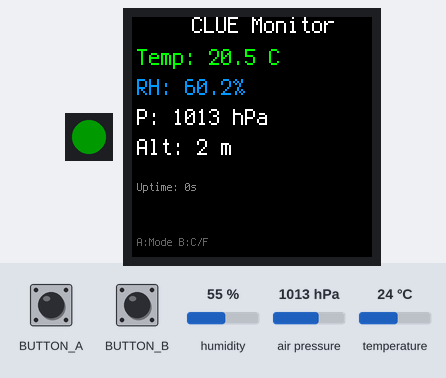
Bench run of a program on a simulated Adafruit CLUE running CircuitPython. Parts: 1 RGB LEDs in strip order, left to right, 240×240 colour display. The test bench sets the inputs (shaded band); at power-on: temperature 24 °C, humidity 55 %, air pressure 1013 hPa. Dim RGB values are drawn brighter than linear; what the program prints to the serial console is not drawn.

Above: at 6.2 s.
6.3 s: button A pressed for 0.15 s
At 7.6 s:
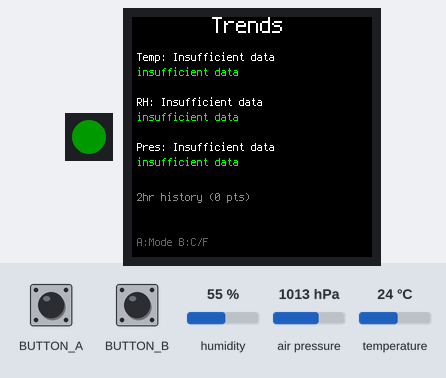
7.9 s: button B pressed for 0.15 s
At 7.98 s:
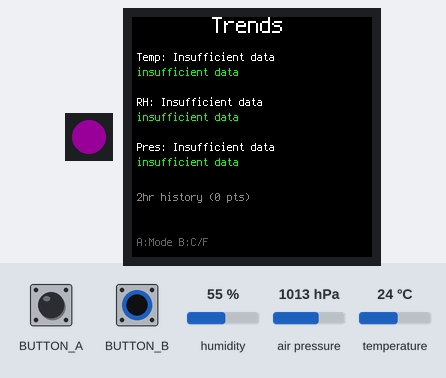
9.5 s: button A pressed for 1 s
At 10.2 s:
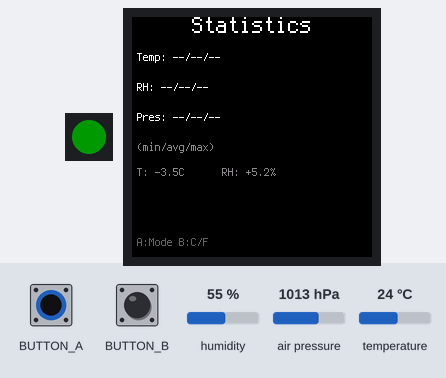
12.0 s: button B pressed for 1 s
At 12.09 s:
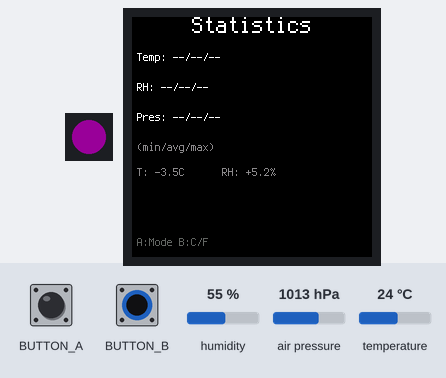
14.5 s: button A pressed for 0.15 s
At 15.2 s:
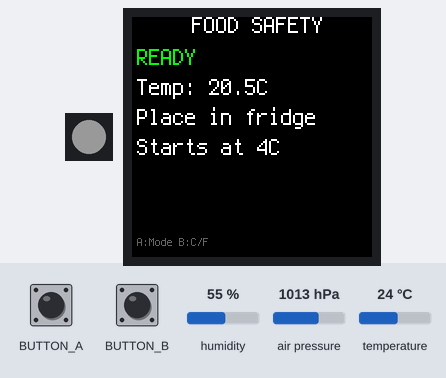
16.1 s: temperature set to 1 °C
At 20.0 s:
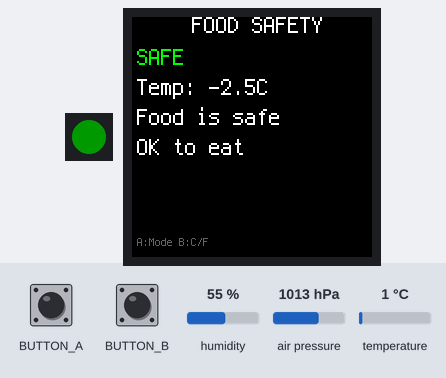
Timing chart, 0 to 21.1 s (numbered marks = the images above; inputs shaded):
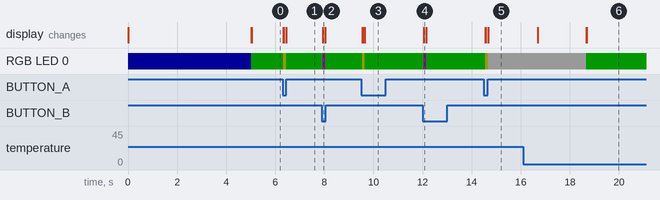

The program:

code.py
```python
"""
Adafruit CLUE - Calibrated Environmental Monitor
=================================================

Features:
- Temperature with calibration offset
- Humidity monitoring
- Pressure and altitude
- Historical trending (2 hours)
- Visual feedback with color-coded warnings
- Button controls for display modes

Buttons:
- Button A: Cycle through display modes
- Button B: Toggle between Celsius and Fahrenheit

Author: Created for CLUE sensor project
Date: November 2025
"""

import time
import board
import displayio
import terminalio
from adafruit_clue import clue
from adafruit_display_text import label

# ============================================
# CONFIGURATION - ADJUST THESE VALUES
# ============================================

# Temperature calibration offset (in Celsius)
# Calibrated: 2025-11-01 - Reference 27.5C
# Fine-tuned to match reference exactly
TEMP_OFFSET = -3.5  # Adjusted for 27.5°C display

# Humidity calibration offset (in percentage)
# Calibrated: 2025-11-01 - Reference 43.3%, CLUE reading 38.1%
HUMIDITY_OFFSET = 5.2  # Humidity correction

# Update interval in seconds
UPDATE_INTERVAL = 2  # Display updates every 2 seconds

# Data logging interval in seconds
LOG_INTERVAL = 60  # Log data point every minute

# Historical data size (number of readings to keep)
HISTORY_SIZE = 120  # 120 readings = 2 hours at 1-minute intervals

# Comfort zone thresholds
TEMP_MIN_COMFORT = 20.0  # Celsius
TEMP_MAX_COMFORT = 24.0  # Celsius
HUMIDITY_MIN_COMFORT = 30.0  # Percentage
HUMIDITY_MAX_COMFORT = 60.0  # Percentage

# ============================================
# GLOBAL VARIABLES
# ============================================

# Historical data storage
temp_history = [None] * HISTORY_SIZE
humidity_history = [None] * HISTORY_SIZE
pressure_history = [None] * HISTORY_SIZE

# Tracking variables
history_index = 0
last_log_time = 0
uptime_seconds = 0
use_fahrenheit = False
display_mode = 0  # 0: Main, 1: Trends, 2: Stats, 3: Food Safety

# Food safety mode tracking (simplified 3-state version)
# Note: Full 5-state version available in standalone food_safety.py
# This integrated version uses 3 states to minimize memory usage
food_safety_state = 0  # 0: READY, 1: SAFE, 2: WARNING/CHECK
fridge_entry_time = None
FOOD_SAFE_TEMP = 4.0  # Celsius - FDA guideline
ROOM_TEMP = 21.0  # Celsius - reset threshold

# Button state tracking
button_a_pressed = False
button_b_pressed = False

# ============================================
# DISPLAY SETUP
# ============================================

display = board.DISPLAY
display.brightness = 0.7  # Adjust brightness (0.0 to 1.0)

# Create display groups for different modes
main_group = displayio.Group()
trends_group = displayio.Group()
stats_group = displayio.Group()
# Food safety will reuse main_group to avoid memory issues

# Start with main display
display.root_group = main_group

# ============================================
# HELPER FUNCTIONS
# ============================================

def celsius_to_fahrenheit(celsius):
    """Convert Celsius to Fahrenheit."""
    return celsius * 9/5 + 32

def get_calibrated_temperature():
    """Get temperature with calibration offset applied."""
    raw_temp = clue.temperature
    calibrated_temp = raw_temp + TEMP_OFFSET
    return calibrated_temp

def get_calibrated_humidity():
    """Get humidity with calibration offset applied."""
    raw_humidity = clue.humidity
    calibrated_humidity = raw_humidity + HUMIDITY_OFFSET
    # Clamp to valid range 0-100%
    return max(0, min(100, calibrated_humidity))

def get_temp_color(temp):
    """Return color based on temperature comfort level."""
    if temp < TEMP_MIN_COMFORT:
        return 0x0099FF  # Blue - too cold
    elif temp > TEMP_MAX_COMFORT:
        return 0xFF4400  # Orange/Red - too hot
    else:
        return 0x00FF00  # Green - comfortable

def get_humidity_color(humidity):
    """Return color based on humidity comfort level."""
    if humidity < HUMIDITY_MIN_COMFORT:
        return 0xFFAA00  # Orange - too dry
    elif humidity > HUMIDITY_MAX_COMFORT:
        return 0x0099FF  # Blue - too humid
    else:
        return 0x00FF00  # Green - comfortable

def calculate_trend(data):
    """Calculate trend from historical data."""
    valid_data = [d for d in data if d is not None]
    if len(valid_data) < 2:
        return "Insufficient data"

    # Compare recent average to older average
    mid_point = len(valid_data) // 2
    old_avg = sum(valid_data[:mid_point]) / mid_point
    new_avg = sum(valid_data[mid_point:]) / len(valid_data[mid_point:])

    diff = new_avg - old_avg

    if abs(diff) < 0.2:  # Within 0.2 units - stable
        return "Stable"
    elif diff > 0:
        return f"Rising +{diff:.1f}"
    else:
        return f"Falling {diff:.1f}"

def get_stats(data):
    """Calculate min, max, and average from historical data."""
    valid_data = [d for d in data if d is not None]
    if not valid_data:
        return None, None, None

    return min(valid_data), max(valid_data), sum(valid_data) / len(valid_data)

def format_uptime(seconds):
    """Format uptime as human-readable string."""
    hours = seconds // 3600
    minutes = (seconds % 3600) // 60
    secs = seconds % 60

    if hours > 0:
        return f"{hours}h {minutes}m"
    elif minutes > 0:
        return f"{minutes}m {secs}s"
    else:
        return f"{secs}s"

def handle_mode_switch():
    """Handle display mode cycling - eliminates code duplication."""
    global display_mode, button_a_pressed

    if clue.button_a and not button_a_pressed:
        button_a_pressed = True
        display_mode = (display_mode + 1) % 4  # 4 modes: Main, Trends, Stats, Food Safety
        print(f"Mode switch: {display_mode}")

        # Set the appropriate display group
        if display_mode == 0:
            display.root_group = main_group
            print("Display mode: Main")
        elif display_mode == 1:
            display.root_group = trends_group
            print("Display mode: Trends")
        elif display_mode == 2:
            display.root_group = stats_group
            print("Display mode: Statistics")
        elif display_mode == 3:
            display.root_group = main_group
            print("Display mode: Food Safety")

        # Brief flash to acknowledge button press
        clue.pixel.fill((255, 255, 0))
        time.sleep(0.1)
        clue.pixel.fill((0, 255, 0))
        return True

    if not clue.button_a:
        button_a_pressed = False

    return False

def handle_unit_toggle():
    """Handle C/F unit toggling - eliminates code duplication."""
    global use_fahrenheit, button_b_pressed

    if clue.button_b and not button_b_pressed:
        button_b_pressed = True
        use_fahrenheit = not use_fahrenheit
        unit = "Fahrenheit" if use_fahrenheit else "Celsius"
        print(f"Temperature unit: {unit}")

        # Brief flash to acknowledge button press
        clue.pixel.fill((255, 0, 255))
        time.sleep(0.1)
        clue.pixel.fill((0, 255, 0))
        return True

    if not clue.button_b:
        button_b_pressed = False

    return False

# ============================================
# DISPLAY MODE: MAIN VIEW
# ============================================

def setup_main_display():
    """Setup the main display view."""
    # Clear group
    while len(main_group) > 0:
        main_group.pop()

    # Title
    title = label.Label(terminalio.FONT, text="CLUE Monitor", color=0xFFFFFF,
                       x=60, y=8, scale=2)
    main_group.append(title)

    # Temperature label
    temp_label = label.Label(terminalio.FONT, text="Temp: --.-C", color=0xFFFFFF,
                            x=5, y=40, scale=2)
    main_group.append(temp_label)

    # Humidity label
    humidity_label = label.Label(terminalio.FONT, text="RH: --.-%%", color=0xFFFFFF,
                                x=5, y=70, scale=2)
    main_group.append(humidity_label)

    # Pressure label
    pressure_label = label.Label(terminalio.FONT, text="P: ---- hPa", color=0xFFFFFF,
                                x=5, y=100, scale=2)
    main_group.append(pressure_label)

    # Altitude label
    altitude_label = label.Label(terminalio.FONT, text="Alt: ---- m", color=0xFFFFFF,
                                x=5, y=130, scale=2)
    main_group.append(altitude_label)

    # Status info (small text)
    status_label = label.Label(terminalio.FONT, text="Uptime: --", color=0x888888,
                              x=5, y=170, scale=1)
    main_group.append(status_label)

    # Help text
    help_label = label.Label(terminalio.FONT, text="A:Mode B:C/F", color=0x666666,
                            x=5, y=225, scale=1)
    main_group.append(help_label)

    return main_group

def update_main_display(temp, humidity, pressure, altitude):
    """Update the main display with current readings."""
    # Temperature (index 1)
    temp_str = f"{temp:.1f}"
    unit = "F" if use_fahrenheit else "C"
    main_group[1].text = f"Temp: {temp_str} {unit}"
    # Always use Celsius for color thresholds regardless of display unit
    celsius_for_color = temp if not use_fahrenheit else (temp - 32) * 5/9
    main_group[1].color = get_temp_color(celsius_for_color)

    # Humidity (index 2)
    main_group[2].text = f"RH: {humidity:.1f}%"
    main_group[2].color = get_humidity_color(humidity)

    # Pressure (index 3)
    main_group[3].text = f"P: {pressure:.0f} hPa"
    main_group[3].color = 0xFFFFFF

    # Altitude (index 4)
    main_group[4].text = f"Alt: {altitude:.0f} m"
    main_group[4].color = 0xFFFFFF

    # Status (index 5)
    main_group[5].text = f"Uptime: {format_uptime(uptime_seconds)}"

# ============================================
# DISPLAY MODE: TRENDS VIEW
# ============================================

def setup_trends_display():
    """Setup the trends display view."""
    while len(trends_group) > 0:
        trends_group.pop()

    # Title
    title = label.Label(terminalio.FONT, text="Trends", color=0xFFFFFF,
                       x=80, y=8, scale=2)
    trends_group.append(title)

    # Temperature trend
    temp_trend_label = label.Label(terminalio.FONT, text="Temp: --", color=0xFFFFFF,
                                   x=5, y=40, scale=1)
    trends_group.append(temp_trend_label)

    # Temperature sparkline (will be text-based)
    temp_spark_label = label.Label(terminalio.FONT, text="", color=0x00FF00,
                                   x=5, y=55, scale=1)
    trends_group.append(temp_spark_label)

    # Humidity trend
    humidity_trend_label = label.Label(terminalio.FONT, text="RH: --", color=0xFFFFFF,
                                       x=5, y=85, scale=1)
    trends_group.append(humidity_trend_label)

    # Humidity sparkline
    humidity_spark_label = label.Label(terminalio.FONT, text="", color=0x00FF00,
                                       x=5, y=100, scale=1)
    trends_group.append(humidity_spark_label)

    # Pressure trend
    pressure_trend_label = label.Label(terminalio.FONT, text="Pres: --", color=0xFFFFFF,
                                       x=5, y=130, scale=1)
    trends_group.append(pressure_trend_label)

    # Pressure sparkline
    pressure_spark_label = label.Label(terminalio.FONT, text="", color=0x00FF00,
                                       x=5, y=145, scale=1)
    trends_group.append(pressure_spark_label)

    # Data points info
    info_label = label.Label(terminalio.FONT, text="2hr history (-- pts)", color=0x888888,
                            x=5, y=180, scale=1)
    trends_group.append(info_label)

    # Help text
    help_label = label.Label(terminalio.FONT, text="A:Mode B:C/F", color=0x666666,
                            x=5, y=225, scale=1)
    trends_group.append(help_label)

    return trends_group

def create_sparkline(data, width=30):
    """Create a text-based sparkline from data array using ASCII."""
    # Use simple ASCII characters that terminalio.FONT supports
    bars = " .-:=+*#@"  # Low to high

    valid_data = [d for d in data if d is not None]
    if len(valid_data) < 2:
        return "insufficient data"

    # Take last 'width' points
    recent_data = valid_data[-width:]

    # Normalize to 0-8 range for bar characters
    min_val = min(recent_data)
    max_val = max(recent_data)

    if max_val == min_val:
        return bars[4] * len(recent_data)  # Middle bar if flat

    sparkline = ""
    for value in recent_data:
        normalized = (value - min_val) / (max_val - min_val)
        bar_index = int(normalized * 8)
        if bar_index >= len(bars):
            bar_index = len(bars) - 1
        sparkline += bars[bar_index]

    return sparkline

def update_trends_display():
    """Update the trends display with sparklines."""
    temp_trend = calculate_trend(temp_history)
    humidity_trend = calculate_trend(humidity_history)
    pressure_trend = calculate_trend(pressure_history)

    valid_points = sum(1 for x in temp_history if x is not None)

    # Update trend text
    trends_group[1].text = f"Temp: {temp_trend}"
    trends_group[2].text = create_sparkline(temp_history, 35)  # Sparkline

    trends_group[3].text = f"RH: {humidity_trend}"
    trends_group[4].text = create_sparkline(humidity_history, 35)  # Sparkline

    trends_group[5].text = f"Pres: {pressure_trend}"
    trends_group[6].text = create_sparkline(pressure_history, 35)  # Sparkline

    trends_group[7].text = f"2hr history ({valid_points} pts)"

# ============================================
# DISPLAY MODE: STATISTICS VIEW
# ============================================

def setup_stats_display():
    """Setup the statistics display view."""
    while len(stats_group) > 0:
        stats_group.pop()

    # Title
    title = label.Label(terminalio.FONT, text="Statistics", color=0xFFFFFF,
                       x=60, y=8, scale=2)
    stats_group.append(title)

    # Temperature stats
    temp_stats_label = label.Label(terminalio.FONT, text="Temp: --/--/--", color=0xFFFFFF,
                                   x=5, y=40, scale=1)
    stats_group.append(temp_stats_label)

    # Humidity stats
    humidity_stats_label = label.Label(terminalio.FONT, text="RH: --/--/--", color=0xFFFFFF,
                                       x=5, y=70, scale=1)
    stats_group.append(humidity_stats_label)

    # Pressure stats
    pressure_stats_label = label.Label(terminalio.FONT, text="Pres: --/--/--", color=0xFFFFFF,
                                       x=5, y=100, scale=1)
    stats_group.append(pressure_stats_label)

    # Labels for min/avg/max
    legend_label = label.Label(terminalio.FONT, text="(min/avg/max)", color=0x888888,
                              x=5, y=130, scale=1)
    stats_group.append(legend_label)

    # Calibration info - temperature
    cal_temp_label = label.Label(terminalio.FONT, text=f"T: {TEMP_OFFSET:+.1f}C",
                           color=0x888888, x=5, y=155, scale=1)
    stats_group.append(cal_temp_label)

    # Calibration info - humidity
    cal_hum_label = label.Label(terminalio.FONT, text=f"RH: {HUMIDITY_OFFSET:+.1f}%",
                           color=0x888888, x=90, y=155, scale=1)
    stats_group.append(cal_hum_label)

    # Help text
    help_label = label.Label(terminalio.FONT, text="A:Mode B:C/F", color=0x666666,
                            x=5, y=225, scale=1)
    stats_group.append(help_label)

    return stats_group

def update_stats_display():
    """Update the statistics display."""
    temp_min, temp_max, temp_avg = get_stats(temp_history)
    humidity_min, humidity_max, humidity_avg = get_stats(humidity_history)
    pressure_min, pressure_max, pressure_avg = get_stats(pressure_history)

    if temp_min is not None:
        unit = "F" if use_fahrenheit else "C"
        if use_fahrenheit:
            temp_min = celsius_to_fahrenheit(temp_min)
            temp_max = celsius_to_fahrenheit(temp_max)
            temp_avg = celsius_to_fahrenheit(temp_avg)

        stats_group[1].text = f"Temp: {temp_min:.1f}/{temp_avg:.1f}/{temp_max:.1f}{unit}"
        stats_group[2].text = f"RH: {humidity_min:.0f}/{humidity_avg:.0f}/{humidity_max:.0f}%"
        stats_group[3].text = f"P: {pressure_min:.0f}/{pressure_avg:.0f}/{pressure_max:.0f}hPa"

def update_food_safety_display(temp_celsius):
    """Simple food safety mode - reuses main display to avoid memory issues."""
    global food_safety_state, fridge_entry_time

    # Determine state based on temperature
    if food_safety_state == 0:  # READY
        if temp_celsius <= FOOD_SAFE_TEMP:
            food_safety_state = 1
            fridge_entry_time = time.monotonic()
        main_group[0].text = "FOOD SAFETY"
        main_group[1].text = "READY"
        main_group[1].color = 0x00FF00
        main_group[2].text = f"Temp: {temp_celsius:.1f}C"
        main_group[2].color = 0xFFFFFF
        main_group[3].text = "Place in fridge"
        main_group[3].color = 0xFFFFFF
        main_group[4].text = "Starts at 4C"
        main_group[4].color = 0xFFFFFF
        main_group[5].text = ""
        clue.pixel.fill((255, 255, 255))  # White LED

    elif food_safety_state == 1:  # SAFE
        if temp_celsius > FOOD_SAFE_TEMP:
            food_safety_state = 2
        elif temp_celsius >= ROOM_TEMP:
            food_safety_state = 2
        main_group[0].text = "FOOD SAFETY"
        main_group[1].text = "SAFE"
        main_group[1].color = 0x00FF00
        main_group[2].text = f"Temp: {temp_celsius:.1f}C"
        main_group[2].color = 0xFFFFFF
        main_group[3].text = "Food is safe"
        main_group[3].color = 0xFFFFFF
        main_group[4].text = "OK to eat"
        main_group[4].color = 0xFFFFFF
        main_group[5].text = ""
        clue.pixel.fill((0, 255, 0))  # Green LED

    elif food_safety_state == 2:  # WARNING/RESET
        if temp_celsius <= FOOD_SAFE_TEMP:
            food_safety_state = 1
        elif temp_celsius >= ROOM_TEMP:
            # Reset at room temp
            food_safety_state = 0
            fridge_entry_time = None
        main_group[0].text = "FOOD SAFETY"
        main_group[1].text = "CHECK TEMP"
        main_group[1].color = 0xFFFF00
        main_group[2].text = f"Temp: {temp_celsius:.1f}C"
        main_group[2].color = 0xFFFFFF
        main_group[3].text = "Monitor closely"
        main_group[3].color = 0xFFFFFF
        main_group[4].text = ""
        main_group[4].color = 0xFFFFFF
        main_group[5].text = ""
        clue.pixel.fill((255, 255, 0))  # Yellow LED

# ============================================
# INITIALIZATION
# ============================================

# Setup all display modes
setup_main_display()
setup_trends_display()
setup_stats_display()
# Food safety reuses main_group, no separate setup needed

# Set NeoPixel to indicate startup
clue.pixel.brightness = 0.1
clue.pixel.fill((0, 0, 255))  # Blue during startup

print("=" * 50)
print("Adafruit CLUE - Calibrated Environmental Monitor")
print("WITH FOOD SAFETY MODE - Mode 3")
print("=" * 50)
print(f"Temperature offset: {TEMP_OFFSET:+.1f}C")
print(f"Humidity offset: {HUMIDITY_OFFSET:+.1f}%")
print(f"Update interval: {UPDATE_INTERVAL}s")
print(f"Log interval: {LOG_INTERVAL}s")
print(f"History size: {HISTORY_SIZE} readings")
print("=" * 50)
print("Press Button A to cycle modes: Main->Trends->Stats->Food Safety")
print("Press Button B to toggle Celsius/Fahrenheit")
print("=" * 50)

# Warm-up period
print("Warming up sensors (5 seconds)...")
time.sleep(5)

clue.pixel.fill((0, 255, 0))  # Green when ready
print("Ready! Starting measurements...")
print("Current mode: Main Display")
print("")

# ============================================
# MAIN LOOP
# ============================================

start_time = time.monotonic()

while True:
    try:
        current_time = time.monotonic()
        uptime_seconds = int(current_time - start_time)

        # Read sensors
        calibrated_temp = get_calibrated_temperature()
        humidity = get_calibrated_humidity()
        pressure = clue.pressure
        altitude = clue.altitude

        # Convert temperature if needed
        display_temp = celsius_to_fahrenheit(calibrated_temp) if use_fahrenheit else calibrated_temp

        # Log data at specified interval
        if current_time - last_log_time >= LOG_INTERVAL:
            temp_history[history_index] = calibrated_temp
            humidity_history[history_index] = humidity
            pressure_history[history_index] = pressure

            history_index = (history_index + 1) % HISTORY_SIZE
            last_log_time = current_time

            # Print to serial console
            print(f"[{format_uptime(uptime_seconds)}] T: {calibrated_temp:.1f}C, RH: {humidity:.1f}%, P: {pressure:.0f}hPa, Alt: {altitude:.0f}m")

        # Update current display mode
        if display_mode == 0:
            update_main_display(display_temp, humidity, pressure, altitude)
        elif display_mode == 1:
            update_trends_display()
        elif display_mode == 2:
            update_stats_display()
        elif display_mode == 3:
            # Food safety mode using simplified main display
            update_food_safety_display(calibrated_temp)

        # Handle buttons using extracted functions (eliminates duplication)
        handle_mode_switch()
        handle_unit_toggle()

        # Sleep in small increments to check buttons more frequently
        for _ in range(int(UPDATE_INTERVAL * 10)):
            time.sleep(0.1)

            # Quick button checks during sleep (using extracted functions)
            if handle_mode_switch() or handle_unit_toggle():
                break  # Exit sleep early if button pressed

    except Exception as e:
        print(f"ERROR in main loop: {e}")
        print("Continuing...")
        time.sleep(1)
```

Measured:
- after the input at 7.9 s, RGB LED 0: RGB(0, 25, 0) → RGB(25, 0, 25) at once, → RGB(0, 25, 0) 0.10 s later
- after the input at 9.5 s, RGB LED 0: RGB(0, 25, 0) → RGB(25, 25, 0) at once, → RGB(0, 25, 0) 0.10 s later
- after the input at 12.0 s, RGB LED 0: RGB(0, 25, 0) → RGB(25, 0, 25) after 0.05 s, → RGB(0, 25, 0) 0.10 s later
- after the input at 14.5 s, RGB LED 0: RGB(0, 25, 0) → RGB(25, 25, 0) after 0.06 s, → RGB(25, 25, 25) 0.12 s later
- after the input at 16.1 s, RGB LED 0: RGB(25, 25, 25) → RGB(0, 25, 0) after 2.6 s; the display: first changes after 0.58 s (image 6 shows a later state)
